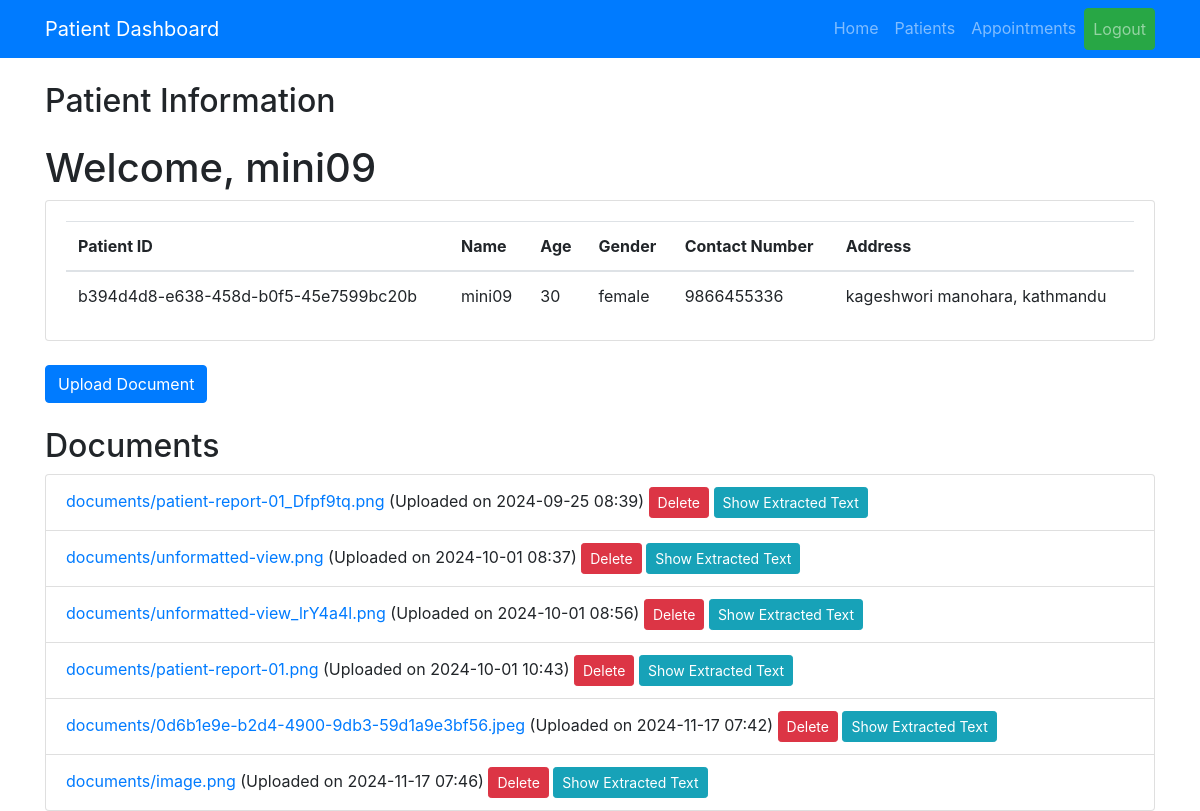
Before: /dashboard/ (signed in) with the older database file.
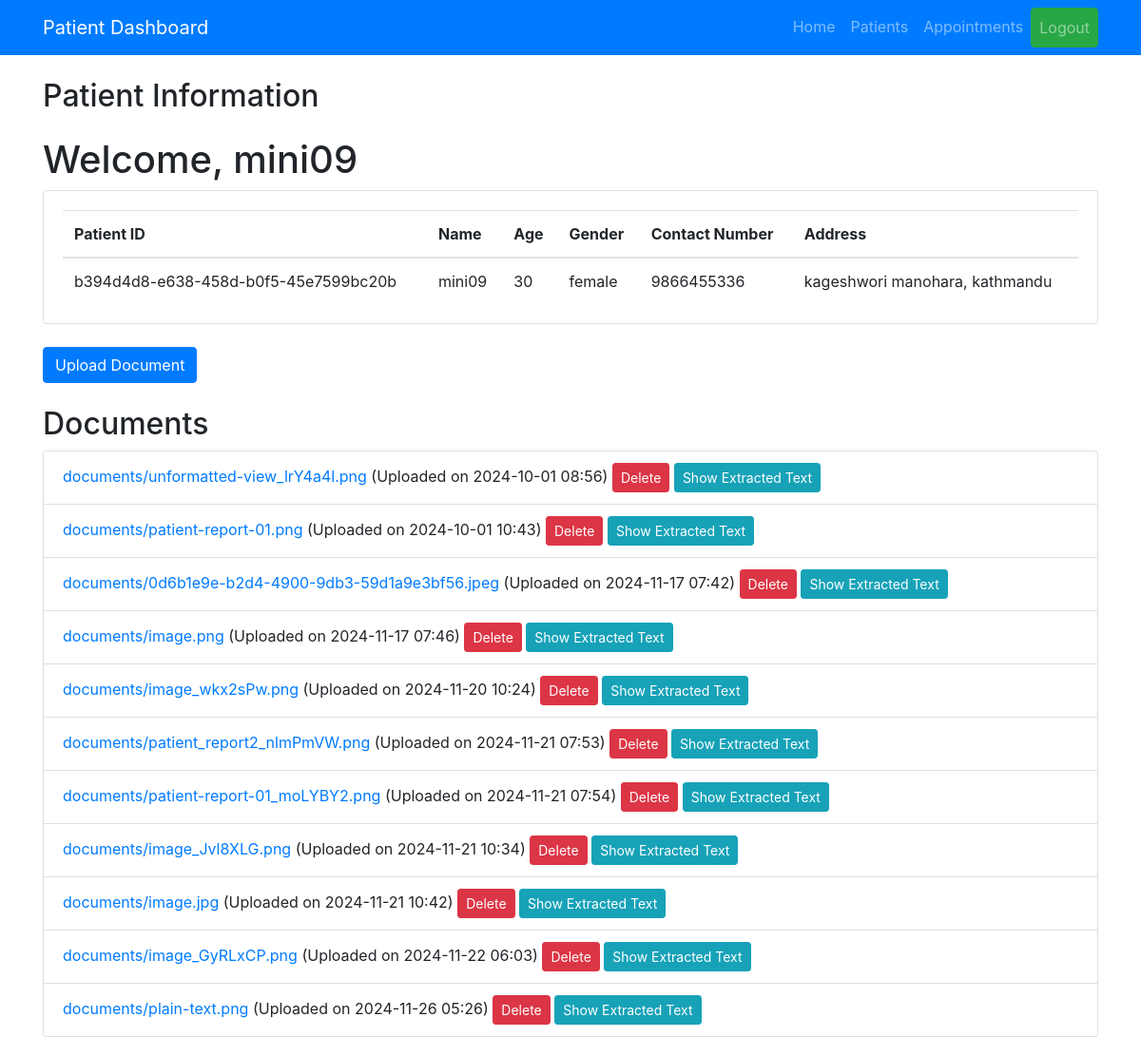
After: the same page with the newer database file.
### patientapp/models.py (models this page shows, shortened)
class Patient(models.Model):
    user = models.OneToOneField(User, on_delete=models.CASCADE ,null=True, blank= True)
    patient_id = models.UUIDField(default=uuid.uuid4, editable=False, unique=True)# Link to the User model
    medical_history = models.TextField(default="", blank=True)  # Store medical history
    age = models.IntegerField(null=True, blank=True)
    gender = models.CharField(max_length=10, null=True, blank=True)
    contact_number = models.CharField(max_length=15, null=True, blank=True)
    address = models.TextField(null=True, blank=True)

class UploadedDocument(models.Model):
    patient = models.ForeignKey(Patient, on_delete=models.CASCADE)  # Link to Patient model
    document = models.FileField(upload_to='documents/')  # Stores file path
    uploaded_at = models.DateTimeField(auto_now_add=True)  # Auto-save upload timestamp
    extracted_text = models.TextField(blank=True, null=True)  # To store OCR results
    report_date = models.DateField(blank=True, null=True)  # Optional field for report date

### patientapp/views.py (the view)
# urls.py: path('dashboard/', views.patient_dashboard, name='patient_dashboard'),
@login_required
def patient_dashboard(request):
    try:
        patient = Patient.objects.get(user=request.user)
        documents = UploadedDocument.objects.filter(patient=patient)# Fetch the patient instance
        return render(request, 'patientapp/patient_dashboard.html', {'patient': patient, 'documents': documents})
    except Patient.DoesNotExist:
        return render(request, 'patientapp/landing_page.html', {'message': 'No data available.'})

### patientapp/templates/patientapp/patient_dashboard.html (shortened to what this page needs)
 {% load static %}
<!DOCTYPE html>
<html lang="en">
<head>
    <link rel="stylesheet" href="https://stackpath.bootstrapcdn.com/bootstrap/4.5.2/css/bootstrap.min.css">
</head>
<body>
    <nav class="navbar navbar-expand-lg navbar-dark bg-primary">
        <div class="container">
            <a class="navbar-brand" href="#">Patient Dashboard</a>
            <div class="collapse navbar-collapse" id="navbarNav">
                <ul class="navbar-nav ml-auto">
                    <li class="nav-item"><a class="nav-link" href="#">Home</a></li>
                    <li class="nav-item"><a class="nav-link" href="#">Patients</a></li>
                    <li class="nav-item"><a class="nav-link" href="#">Appointments</a></li>
                    <li class="nav-item">
                        <form action="{% url 'logout' %}" method="post" style="display: inline;">
                            <button type="submit" class="btn btn-success nav-link">Logout</button>
                        </form>
                    </li>
                </ul>
            </div>
        </div>
    </nav>
    <div class="container mt-4">
        <h2 class="mb-4">Patient Information</h2>
        <h1>Welcome, {{ patient.user.username }}</h1>
        <div class="row">
            <div class="col-xl-12">
                <div class="card">
                    <div class="card-body">
                        <div class="table-responsive">
                            <table class="table table-hover table-centered mb-0">
                                <thead>
                                    <tr>
                                        <th scope="col">Patient ID</th>
                                        <th scope="col">Name</th>
                                        <th scope="col">Age</th>
                                        <th scope="col">Gender</th>
                                        <th scope="col">Contact Number</th>
                                        <th scope="col">Address</th>
                                    </tr>
                                </thead>
                                <tbody>
                                    {% if patient %}
                                    <tr>
                                        <td>{{ patient.patient_id }}</td>
                                        <td>{{ patient.user.username }}</td>
                                        <td>{{ patient.age }}</td>
                                        <td>{{ patient.gender }}</td>
                                        <td>{{ patient.contact_number }}</td>
                                        <td>{{ patient.address }}</td>
                                    </tr>
                                    {% else %}
                                    <tr><td colspan="6" class="text-center">No patient information available.</td></tr>
                                    {% endif %}
                                </tbody>
                            </table>
                        </div>
                    </div>
                </div>
            </div>
        </div>
        <div class="mt-4">
            <a href="{% url 'upload_document' patient.patient_id %}" class="btn btn-primary">Upload Document</a>
        </div>
        <h2 class="mt-4">Documents</h2>
        {% if documents %}
            <ul class="list-group">
                {% for document in documents %}
                    <li class="list-group-item">
                        <a href="{{ document.document.url }}" target="_blank">{{ document.document.name }}</a>
                        (Uploaded on {{ document.uploaded_at|date:"Y-m-d H:i" }})
                    <form action="{% url 'delete_document' document.id %}" method="post" style="display:inline;">
                        <button type="submit" class="btn btn-danger btn-sm">Delete</button>
                    </form>
                     <a href="{% url 'view_extracted_text' document.id %}" class="btn btn-info btn-sm">Show Extracted Text</a>
                </li>
            {% endfor %}
        </ul>
    {% else %}
        <p>No documents uploaded yet.</p>
    {% endif %}
</div>
</body>
</html>

Changed rows visible on the page:
removed UploadedDocument: document.name "documents/patient-report-01_Dfpf9tq.png", uploaded_at "2024-09-25 08:39"
removed UploadedDocument: document.name "documents/unformatted-view.png", uploaded_at "2024-10-01 08:37"
added UploadedDocument: document.name "documents/image_wkx2sPw.png", uploaded_at "2024-11-20 10:24"
added UploadedDocument: document.name "documents/patient_report2_nlmPmVW.png", uploaded_at "2024-11-21 07:53"
added UploadedDocument: document.name "documents/patient-report-01_moLYBY2.png", uploaded_at "2024-11-21 07:54"
added UploadedDocument: document.name "documents/image_Jvl8XLG.png", uploaded_at "2024-11-21 10:34"
added UploadedDocument: document.name "documents/image.jpg", uploaded_at "2024-11-21 10:42"
added UploadedDocument: document.name "documents/image_GyRLxCP.png", uploaded_at "2024-11-22 06:03"
added UploadedDocument: document.name "documents/plain-text.png", uploaded_at "2024-11-26 05:26"
